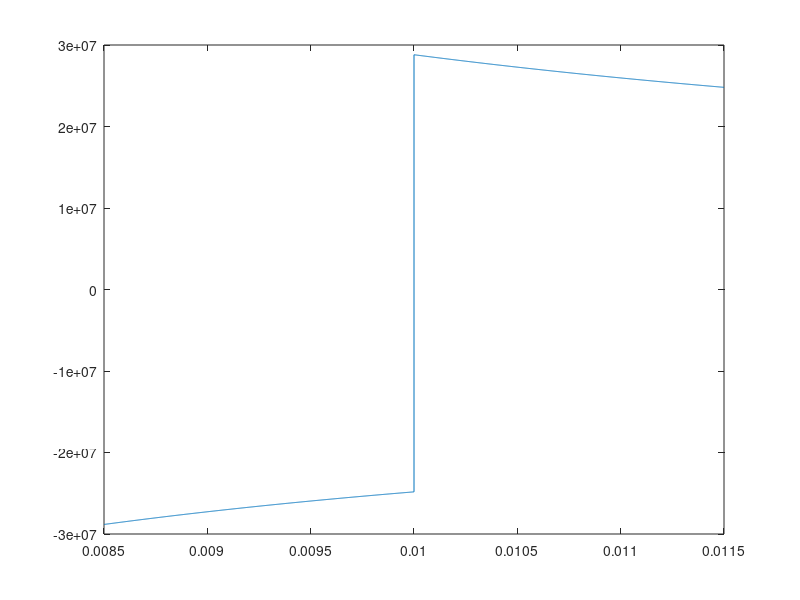

Write the MATLAB code that produced this figure.
clc
clear
close all

%vars
pint = 4e6;
a = 8.5e-3;
b = 10e-3;
c = 11.5e-3;
ri = linspace(8.5e-3,10e-3,1000);
ro = linspace(10e-3,11.5e-3,1000);

%internal
sigmaRI = -pint.*((b^2)/((b^2)-(a^2))).*(1-((a^2)./(ri.^2)));
sigmaThetaI = -pint.*((b^2)/((b^2)-(a^2))).*(1+((a^2)./(ri.^2)));

%external
sigmaRO = -pint.*((b^2)/((c^2)-(b^2))).*(1-((c^2)./(ro.^2)));
sigmaThetaO = -pint.*((b^2)/((c^2)-(b^2))).*(1+((c^2)./(ro.^2)));

%total
r = [ri ro];
sigmaR = [sigmaRI -sigmaRO];
sigmaTheta = [sigmaThetaI -sigmaThetaO];

plot(r, sigmaTheta)